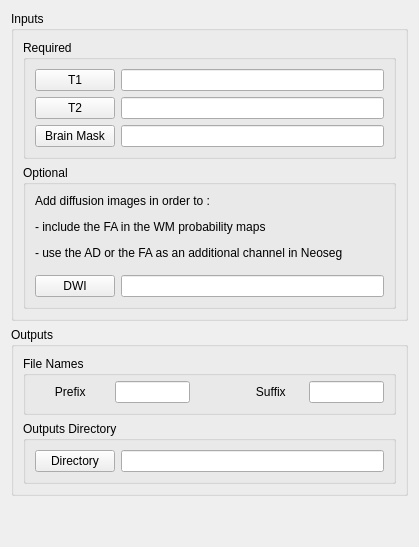
      <widget class="QWidget" name="data_tab">
       <attribute name="title">
        <string>Data</string>
       </attribute>
       <layout class="QVBoxLayout" name="verticalLayout_10">
        <item>
         <widget class="QGroupBox" name="inputs_groupBox">
          <property name="title">
           <string>Inputs</string>
          </property>
          <layout class="QGridLayout" name="gridLayout_25">
           <property name="topMargin">
            <number>9</number>
           </property>
           <property name="bottomMargin">
            <number>9</number>
           </property>
           <item row="0" column="0">
            <widget class="QGroupBox" name="groupBox_8">
             <property name="title">
              <string>Required</string>
             </property>
             <layout class="QGridLayout" name="gridLayout_18">
              <item row="0" column="0">
               <widget class="QPushButton" name="T1_button">
                <property name="text">
                 <string>T1</string>
                </property>
               </widget>
              </item>
              <item row="0" column="1">
               <widget class="QLineEdit" name="T1_lineEdit"/>
              </item>
              <item row="1" column="1">
               <widget class="QLineEdit" name="T2_lineEdit"/>
              </item>
              <item row="1" column="0">
               <widget class="QPushButton" name="T2_button">
                <property name="text">
                 <string>T2</string>
                </property>
               </widget>
              </item>
              <item row="2" column="0">
               <widget class="QPushButton" name="mask_button">
                <property name="text">
                 <string>Brain Mask</string>
                </property>
               </widget>
              </item>
              <item row="2" column="1">
               <widget class="QLineEdit" name="mask_lineEdit"/>
              </item>
             </layout>
            </widget>
           </item>
           <item row="1" column="0">
            <widget class="QGroupBox" name="groupBox_19">
             <property name="title">
              <string>Optional</string>
             </property>
             <layout class="QGridLayout" name="gridLayout_28">
              <item row="0" column="0">
               <widget class="QLabel" name="label_29">
                <property name="text">
                 <string>&lt;html&gt;&lt;head/&gt;&lt;body&gt;&lt;p&gt;Add diffusion images in order to : &lt;/p&gt;&lt;p&gt;- include the FA in the WM probability maps&lt;/p&gt;&lt;p&gt;- use the AD or the FA as an additional channel in Neoseg &lt;/p&gt;&lt;/body&gt;&lt;/html&gt;</string>
                </property>
               </widget>
              </item>
              <item row="1" column="0">
               <widget class="QWidget" name="widget_22" native="true">
                <layout class="QGridLayout" name="gridLayout_29">
                 <property name="leftMargin">
                  <number>0</number>
                 </property>
                 <property name="topMargin">
                  <number>9</number>
                 </property>
                 <property name="rightMargin">
                  <number>0</number>
                 </property>
                 <property name="bottomMargin">
                  <number>0</number>
                 </property>
                 <item row="0" column="1">
                  <widget class="QLineEdit" name="DWI_lineEdit"/>
                 </item>
                 <item row="0" column="0">
                  <widget class="QPushButton" name="DWI_button">
                   <property name="text">
                    <string>DWI</string>
                   </property>
                  </widget>
                 </item>
                </layout>
               </widget>
              </item>
             </layout>
            </widget>
           </item>
          </layout>
         </widget>
        </item>
        <item>
         <widget class="QGroupBox" name="outputs_groupBox">
          <property name="title">
           <string>Outputs</string>
          </property>
          <layout class="QGridLayout" name="gridLayout_26">
           <item row="0" column="0">
            <widget class="QGroupBox" name="groupBox_20">
             <property name="title">
              <string>File Names</string>
             </property>
             <layout class="QGridLayout" name="gridLayout_17">
              <property name="topMargin">
               <number>5</number>
              </property>
              <item row="0" column="3">
               <widget class="QLabel" name="label_43">
                <property name="text">
                 <string>      Suffix     </string>
                </property>
               </widget>
              </item>
              <item row="0" column="1" alignment="Qt::AlignLeft">
               <widget class="QLineEdit" name="prefix_lineEdit">
                <property name="maximumSize">
                 <size>
                  <width>75</width>
                  <height>16777215</height>
                 </size>
                </property>
               </widget>
              </item>
              <item row="0" column="2">
               <spacer name="horizontalSpacer_21">
                <property name="orientation">
                 <enum>Qt::Horizontal</enum>
                </property>
                <property name="sizeHint" stdset="0">
                 <size>
                  <width>40</width>
                  <height>20</height>
                 </size>
                </property>
               </spacer>
              </item>
              <item row="0" column="0" alignment="Qt::AlignHCenter">
               <widget class="QLabel" name="label_38">
                <property name="text">
                 <string>      Prefix       </string>
                </property>
               </widget>
              </item>
              <item row="0" column="4" alignment="Qt::AlignLeft">
               <widget class="QLineEdit" name="suffix_lineEdit">
                <property name="maximumSize">
                 <size>
                  <width>75</width>
                  <height>16777215</height>
                 </size>
                </property>
               </widget>
              </item>
             </layout>
            </widget>
           </item>
           <item row="1" column="0">
            <widget class="QGroupBox" name="groupBox_26">
             <property name="title">
              <string>Outputs Directory</string>
             </property>
             <layout class="QHBoxLayout" name="horizontalLayout_9">
              <item>
               <widget class="QPushButton" name="output_button">
                <property name="text">
                 <string>Directory</string>
                </property>
               </widget>
              </item>
              <item>
               <widget class="QLineEdit" name="output_lineEdit"/>
              </item>
             </layout>
            </widget>
           </item>
          </layout>
         </widget>
        </item>
        <item>
         <spacer name="verticalSpacer_7">
          <property name="orientation">
           <enum>Qt::Vertical</enum>
          </property>
          <property name="sizeHint" stdset="0">
           <size>
            <width>20</width>
            <height>40</height>
           </size>
          </property>
         </spacer>
        </item>
       </layout>
      </widget>
